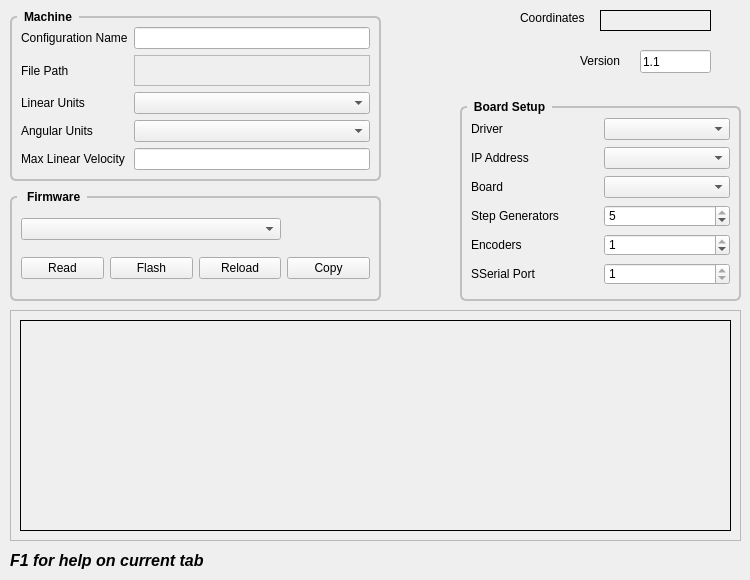
      <widget class="QWidget" name="machine">
       <attribute name="title">
        <string>Machine</string>
       </attribute>
       <widget class="QLabel" name="label_30">
        <property name="geometry">
         <rect>
          <x>580</x>
          <y>50</y>
          <width>59</width>
          <height>21</height>
         </rect>
        </property>
        <property name="text">
         <string>Version</string>
        </property>
       </widget>
       <widget class="QLineEdit" name="versionLE">
        <property name="geometry">
         <rect>
          <x>640</x>
          <y>50</y>
          <width>71</width>
          <height>23</height>
         </rect>
        </property>
        <property name="text">
         <string>1.1</string>
        </property>
       </widget>
       <widget class="QGroupBox" name="gridGroupBox">
        <property name="geometry">
         <rect>
          <x>460</x>
          <y>100</y>
          <width>281</width>
          <height>201</height>
         </rect>
        </property>
        <property name="styleSheet">
         <string notr="true">QGroupBox {
    font: bold;
    border: 2px solid silver;
    border-radius: 6px;
    margin-top: 6px;
}

QGroupBox::title {
    subcontrol-origin: margin;
    left: 7px;
    padding: 0px 5px 0px 5px;
}</string>
        </property>
        <property name="title">
         <string>Board Setup</string>
        </property>
        <layout class="QGridLayout" name="gridLayout_26">
         <item row="4" column="1">
          <widget class="QSpinBox" name="encodersSB">
           <property name="minimum">
            <number>0</number>
           </property>
           <property name="maximum">
            <number>1</number>
           </property>
           <property name="value">
            <number>1</number>
           </property>
          </widget>
         </item>
         <item row="3" column="1">
          <widget class="QSpinBox" name="stepgensSB">
           <property name="minimum">
            <number>1</number>
           </property>
           <property name="maximum">
            <number>5</number>
           </property>
           <property name="value">
            <number>5</number>
           </property>
          </widget>
         </item>
         <item row="0" column="0">
          <widget class="QLabel" name="label_36">
           <property name="text">
            <string>Driver</string>
           </property>
          </widget>
         </item>
         <item row="1" column="1">
          <widget class="QComboBox" name="ipAddressCB"/>
         </item>
         <item row="3" column="0">
          <widget class="QLabel" name="label_33">
           <property name="text">
            <string>Step Generators</string>
           </property>
          </widget>
         </item>
         <item row="2" column="1">
          <widget class="QComboBox" name="boardCB"/>
         </item>
         <item row="0" column="1">
          <widget class="QComboBox" name="driverCB"/>
         </item>
         <item row="4" column="0">
          <widget class="QLabel" name="label_34">
           <property name="text">
            <string>Encoders</string>
           </property>
          </widget>
         </item>
         <item row="2" column="0">
          <widget class="QLabel" name="label_32">
           <property name="text">
            <string>Board</string>
           </property>
          </widget>
         </item>
         <item row="1" column="0">
          <widget class="QLabel" name="label_27">
           <property name="text">
            <string>IP Address</string>
           </property>
          </widget>
         </item>
         <item row="5" column="0">
          <widget class="QLabel" name="label_35">
           <property name="text">
            <string>SSerial Port</string>
           </property>
          </widget>
         </item>
         <item row="5" column="1">
          <widget class="QSpinBox" name="sserialSB">
           <property name="minimum">
            <number>1</number>
           </property>
           <property name="maximum">
            <number>1</number>
           </property>
          </widget>
         </item>
        </layout>
       </widget>
       <widget class="QLabel" name="label_10">
        <property name="geometry">
         <rect>
          <x>520</x>
          <y>10</y>
          <width>71</width>
          <height>16</height>
         </rect>
        </property>
        <property name="text">
         <string>Coordinates</string>
        </property>
       </widget>
       <widget class="QLabel" name="coordinatesLB">
        <property name="geometry">
         <rect>
          <x>600</x>
          <y>10</y>
          <width>111</width>
          <height>21</height>
         </rect>
        </property>
        <property name="frameShape">
         <enum>QFrame::Box</enum>
        </property>
        <property name="text">
         <string/>
        </property>
       </widget>
       <widget class="QScrollArea" name="scrollArea">
        <property name="geometry">
         <rect>
          <x>10</x>
          <y>310</y>
          <width>731</width>
          <height>231</height>
         </rect>
        </property>
        <property name="widgetResizable">
         <bool>true</bool>
        </property>
        <widget class="QWidget" name="scrollAreaWidgetContents">
         <property name="geometry">
          <rect>
           <x>0</x>
           <y>0</y>
           <width>729</width>
           <height>229</height>
          </rect>
         </property>
         <layout class="QHBoxLayout" name="horizontalLayout">
          <item>
           <widget class="QLabel" name="outputLB">
            <property name="font">
             <font>
              <family>Courier 10 Pitch</family>
              <pointsize>10</pointsize>
              <weight>75</weight>
              <bold>true</bold>
             </font>
            </property>
            <property name="frameShape">
             <enum>QFrame::Box</enum>
            </property>
            <property name="text">
             <string/>
            </property>
            <property name="alignment">
             <set>Qt::AlignLeading|Qt::AlignLeft|Qt::AlignTop</set>
            </property>
            <property name="textInteractionFlags">
             <set>Qt::LinksAccessibleByMouse|Qt::TextSelectableByMouse</set>
            </property>
           </widget>
          </item>
         </layout>
        </widget>
       </widget>
       <widget class="QGroupBox" name="gridGroupBox">
        <property name="geometry">
         <rect>
          <x>10</x>
          <y>190</y>
          <width>371</width>
          <height>111</height>
         </rect>
        </property>
        <property name="styleSheet">
         <string notr="true">QGroupBox {
    font: bold;
    border: 2px solid silver;
    border-radius: 6px;
    margin-top: 6px;
}

QGroupBox::title {
    subcontrol-origin: margin;
    left: 7px;
    padding: 0px 5px 0px 5px;
}</string>
        </property>
        <property name="title">
         <string> Firmware</string>
        </property>
        <layout class="QGridLayout" name="gridLayout_29">
         <item row="1" column="2">
          <widget class="QPushButton" name="reloadPB">
           <property name="text">
            <string>Reload</string>
           </property>
          </widget>
         </item>
         <item row="1" column="1">
          <widget class="QPushButton" name="flashPB">
           <property name="text">
            <string>Flash</string>
           </property>
          </widget>
         </item>
         <item row="0" column="0" colspan="3">
          <widget class="QComboBox" name="firmwareCB">
           <property name="sizePolicy">
            <sizepolicy hsizetype="Preferred" vsizetype="Fixed">
             <horstretch>0</horstretch>
             <verstretch>0</verstretch>
            </sizepolicy>
           </property>
          </widget>
         </item>
         <item row="1" column="0">
          <widget class="QPushButton" name="testConnectionPB">
           <property name="text">
            <string>Read</string>
           </property>
          </widget>
         </item>
         <item row="1" column="3">
          <widget class="QPushButton" name="copyPB">
           <property name="toolTip">
            <string>&lt;html&gt;&lt;head/&gt;&lt;body&gt;&lt;p&gt;Copy the Output&lt;br/&gt;to the clipboard&lt;/p&gt;&lt;/body&gt;&lt;/html&gt;</string>
           </property>
           <property name="text">
            <string>Copy</string>
           </property>
          </widget>
         </item>
        </layout>
       </widget>
       <widget class="QLabel" name="label_292">
        <property name="geometry">
         <rect>
          <x>10</x>
          <y>550</y>
          <width>261</width>
          <height>21</height>
         </rect>
        </property>
        <property name="font">
         <font>
          <pointsize>12</pointsize>
          <weight>75</weight>
          <italic>true</italic>
          <bold>true</bold>
         </font>
        </property>
        <property name="text">
         <string>F1 for help on current tab</string>
        </property>
       </widget>
       <widget class="QGroupBox" name="gridGroupBox">
        <property name="geometry">
         <rect>
          <x>10</x>
          <y>10</y>
          <width>371</width>
          <height>171</height>
         </rect>
        </property>
        <property name="styleSheet">
         <string notr="true">QGroupBox {
    font: bold;
    border: 2px solid silver;
    border-radius: 6px;
    margin-top: 6px;
}

QGroupBox::title {
    subcontrol-origin: margin;
    left: 7px;
    padding: 0px 5px 0px 5px;
}</string>
        </property>
        <property name="title">
         <string>Machine</string>
        </property>
        <layout class="QGridLayout" name="gridLayout_46">
         <property name="margin">
          <number>9</number>
         </property>
         <item row="1" column="0">
          <widget class="QLabel" name="label_2">
           <property name="text">
            <string>File Path</string>
           </property>
          </widget>
         </item>
         <item row="2" column="0">
          <widget class="QLabel" name="label_3">
           <property name="text">
            <string>Linear Units</string>
           </property>
          </widget>
         </item>
         <item row="3" column="1">
          <widget class="QComboBox" name="angularUnitsCB"/>
         </item>
         <item row="0" column="1">
          <widget class="QLineEdit" name="configName">
           <property name="toolTip">
            <string>&lt;html&gt;&lt;head/&gt;&lt;body&gt;&lt;p&gt;Any combination of letters and digits&lt;br/&gt;including the dash and underscore.&lt;br/&gt;Spaces are replaced with underscore.&lt;/p&gt;&lt;/body&gt;&lt;/html&gt;</string>
           </property>
          </widget>
         </item>
         <item row="2" column="1">
          <widget class="QComboBox" name="linearUnitsCB"/>
         </item>
         <item row="3" column="0">
          <widget class="QLabel" name="label_8">
           <property name="text">
            <string>Angular Units</string>
           </property>
          </widget>
         </item>
         <item row="4" column="1">
          <widget class="QLineEdit" name="maxLinearVelocity"/>
         </item>
         <item row="4" column="0">
          <widget class="QLabel" name="label_37">
           <property name="text">
            <string>&lt;html&gt;&lt;head/&gt;&lt;body&gt;&lt;p&gt;Max Linear Velocity&lt;/p&gt;&lt;/body&gt;&lt;/html&gt;</string>
           </property>
          </widget>
         </item>
         <item row="0" column="0">
          <widget class="QLabel" name="label">
           <property name="text">
            <string>Configuration Name</string>
           </property>
          </widget>
         </item>
         <item row="1" column="1">
          <widget class="QLabel" name="pathLabel">
           <property name="frameShape">
            <enum>QFrame::StyledPanel</enum>
           </property>
           <property name="text">
            <string/>
           </property>
          </widget>
         </item>
        </layout>
       </widget>
      </widget>
